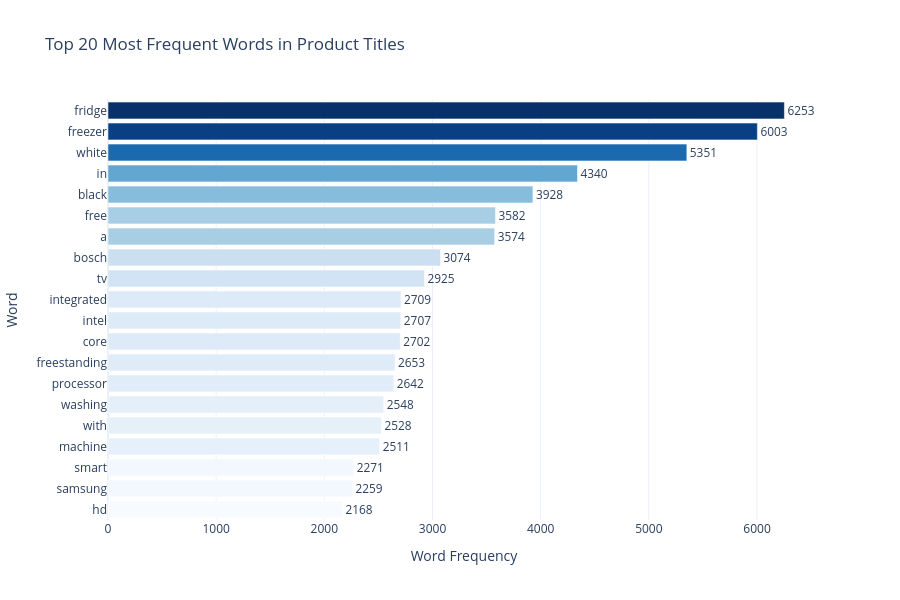

Notebook code for this chart:
### Markdown cell above
#### Visualizing Most Frequent Words in Product Titles

### Code cell
# Combining product titles and calculating word frequencies
all_words = " ".join(df["Product Title"].str.lower()).split()
word_frequencies = Counter(all_words)

# Creating a dataframe of the 20 most frequent words
top_words_df = pd.DataFrame(
    word_frequencies.most_common(20),
    columns=["Word", "Frequency"]
)

# Creating a horizontal bar chart
fig = px.bar(
    top_words_df,
    x="Frequency",
    y="Word",
    orientation="h",
    text="Frequency",
    title="Top 20 Most Frequent Words in Product Titles",
    color="Frequency",
    color_continuous_scale="Blues"
)

# Customizing the chart layout
fig.update_traces(
    textposition="outside",
    cliponaxis=False
)

fig.update_layout(
    xaxis_title="Word Frequency",
    yaxis_title="Word",
    yaxis=dict(autorange="reversed"),
    coloraxis_showscale=False,
    template="plotly_white",
    height=600
)

fig.show()

### Figure 1 — Plotly figure (JSON) as saved in the notebook; plotly's stock layout.template omitted (floating-point values rounded to 4 significant figures)
{"data": [{"cliponaxis": false, "hovertemplate": "Frequency=%{marker.color}<br>Word=%{y}<extra></extra>", "legendgroup": "", "marker": {"color": [6253, 6003, 5351, 4340, 3928, 3582, 3574, 3074, 2925, 2709, 2707, 2702, 2653, 2642, 2548, 2528, 2511, 2271, 2259, 2168], "coloraxis": "coloraxis", "pattern": {"shape": ""}}, "name": "", "orientation": "h", "showlegend": false, "text": [6253.0, 6003.0, 5351.0, 4340.0, 3928.0, 3582.0, 3574.0, 3074.0, 2925.0, 2709.0, 2707.0, 2702.0, 2653.0, 2642.0, 2548.0, 2528.0, 2511.0, 2271.0, 2259.0, 2168.0], "textposition": "outside", "type": "bar", "x": [6253, 6003, 5351, 4340, 3928, 3582, 3574, 3074, 2925, 2709, 2707, 2702, 2653, 2642, 2548, 2528, 2511, 2271, 2259, 2168], "xaxis": "x", "y": ["fridge", "freezer", "white", "in", "black", "free", "a", "bosch", "tv", "integrated", "intel", "core", "freestanding", "processor", "washing", "with", "machine", "smart", "samsung", "hd"], "yaxis": "y"}], "layout": {"barmode": "relative", "coloraxis": {"autocolorscale": false, "colorbar": {"title": {"text": "Frequency"}}, "colorscale": [[0, "rgb(247,251,255)"], [0.125, "rgb(222,235,247)"], [0.25, "rgb(198,219,239)"], [0.375, "rgb(158,202,225)"], [0.5, "rgb(107,174,214)"], [0.625, "rgb(66,146,198)"], [0.75, "rgb(33,113,181)"], [0.875, "rgb(8,81,156)"], [1, "rgb(8,48,107)"]], "showscale": false}, "height": 600, "legend": {"tracegroupgap": 0}, "title": {"text": "Top 20 Most Frequent Words in Product Titles"}, "xaxis": {"anchor": "y", "domain": [0, 1], "title": {"text": "Word Frequency"}}, "yaxis": {"anchor": "x", "autorange": "reversed", "domain": [0, 1], "title": {"text": "Word"}}}}
